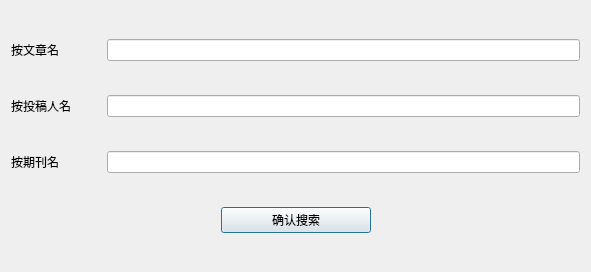
<?xml version="1.0" encoding="UTF-8"?>
<ui version="4.0">
 <class>DSearchPaper</class>
 <widget class="QDialog" name="DSearchPaper">
  <property name="geometry">
   <rect>
    <x>0</x>
    <y>0</y>
    <width>591</width>
    <height>272</height>
   </rect>
  </property>
  <property name="windowTitle">
   <string>搜索论文</string>
  </property>
  <layout class="QVBoxLayout" name="verticalLayout">
   <item>
    <layout class="QHBoxLayout" name="horizontalLayout">
     <item>
      <widget class="QLabel" name="label_paper">
       <property name="minimumSize">
        <size>
         <width>90</width>
         <height>0</height>
        </size>
       </property>
       <property name="text">
        <string>按文章名</string>
       </property>
      </widget>
     </item>
     <item>
      <widget class="QLineEdit" name="line_paper"/>
     </item>
    </layout>
   </item>
   <item>
    <layout class="QHBoxLayout" name="horizontalLayout_3">
     <item>
      <widget class="QLabel" name="label_contributor">
       <property name="minimumSize">
        <size>
         <width>90</width>
         <height>0</height>
        </size>
       </property>
       <property name="text">
        <string>按投稿人名</string>
       </property>
      </widget>
     </item>
     <item>
      <widget class="QLineEdit" name="line_contributor"/>
     </item>
    </layout>
   </item>
   <item>
    <layout class="QHBoxLayout" name="horizontalLayout_2">
     <item>
      <widget class="QLabel" name="label_name">
       <property name="minimumSize">
        <size>
         <width>90</width>
         <height>0</height>
        </size>
       </property>
       <property name="text">
        <string>按期刊名</string>
       </property>
      </widget>
     </item>
     <item>
      <widget class="QLineEdit" name="line_journal"/>
     </item>
    </layout>
   </item>
   <item>
    <layout class="QHBoxLayout" name="horizontalLayout_4">
     <item>
      <spacer name="horizontalSpacer">
       <property name="orientation">
        <enum>Qt::Horizontal</enum>
       </property>
       <property name="sizeHint" stdset="0">
        <size>
         <width>40</width>
         <height>20</height>
        </size>
       </property>
      </spacer>
     </item>
     <item>
      <widget class="QPushButton" name="btn_confirm">
       <property name="minimumSize">
        <size>
         <width>150</width>
         <height>0</height>
        </size>
       </property>
       <property name="text">
        <string>确认搜索</string>
       </property>
       <property name="icon">
        <iconset resource="MainWin.qrc">
         <normaloff>:/Icon/Resources/图标/accept_approve_comfirm_ok_tick_yes.png</normaloff>:/Icon/Resources/图标/accept_approve_comfirm_ok_tick_yes.png</iconset>
       </property>
      </widget>
     </item>
     <item>
      <spacer name="horizontalSpacer_2">
       <property name="orientation">
        <enum>Qt::Horizontal</enum>
       </property>
       <property name="sizeHint" stdset="0">
        <size>
         <width>40</width>
         <height>20</height>
        </size>
       </property>
      </spacer>
     </item>
    </layout>
   </item>
  </layout>
 </widget>
 <layoutdefault spacing="6" margin="11"/>
 <resources>
  <include location="MainWin.qrc"/>
 </resources>
 <connections/>
</ui>
